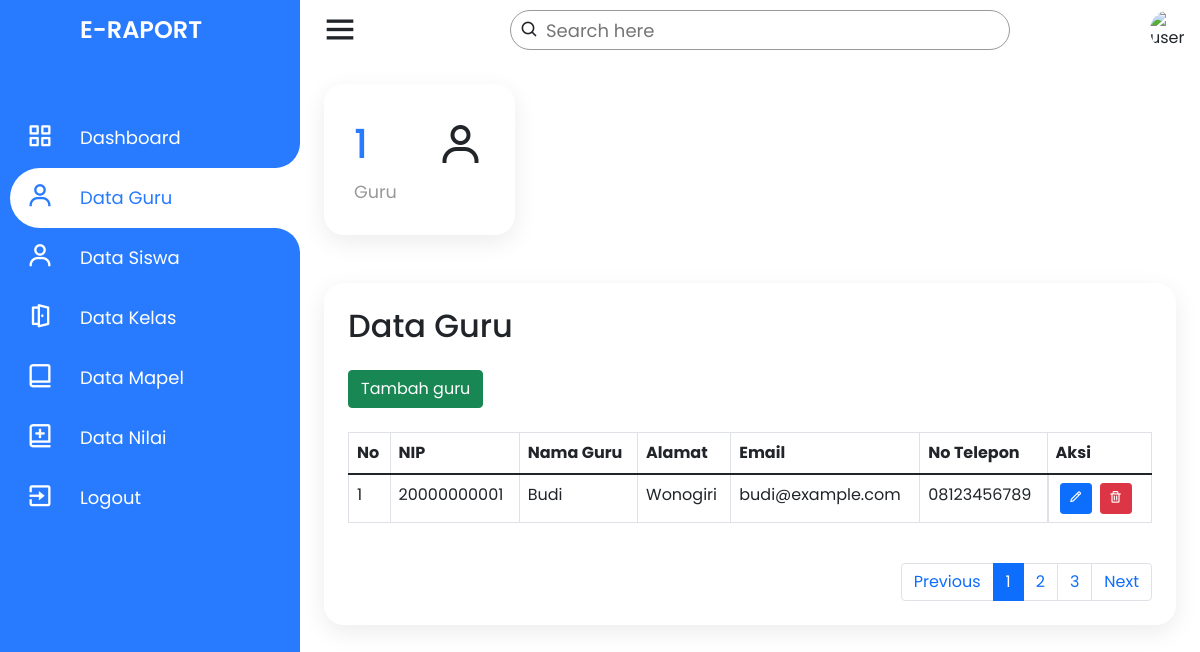
Before: /admin/data-guru.php with the older database file.
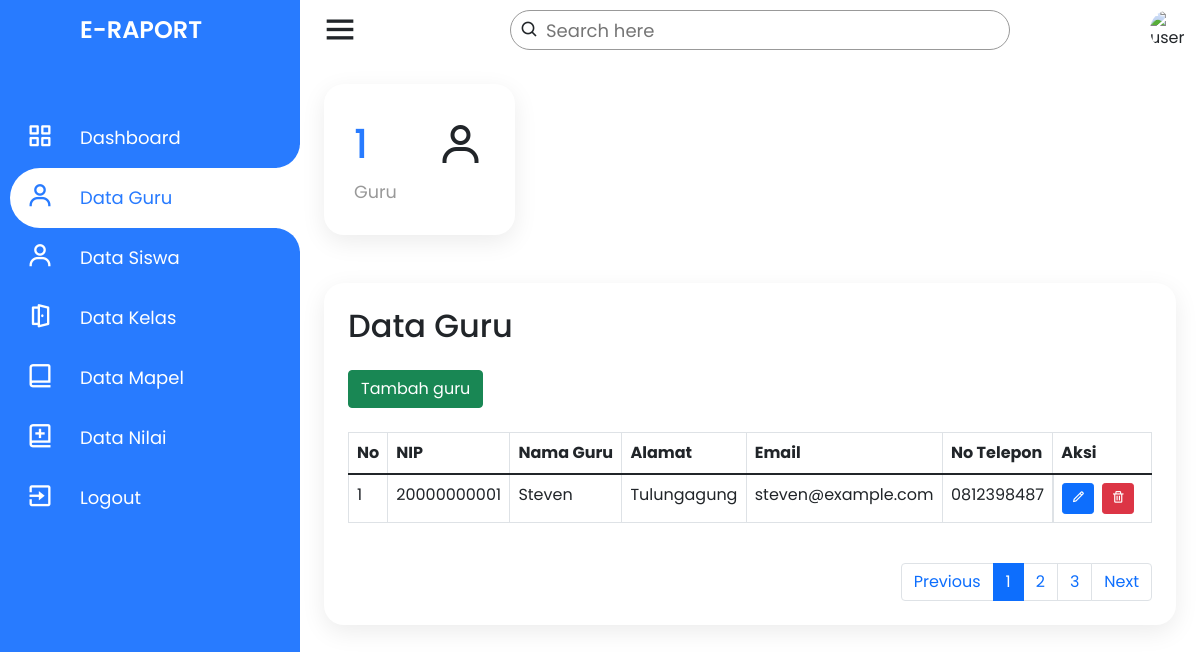
After: the same page with the newer database file.
### tables this page shows
CREATE TABLE `guru` (
  `nip` varchar(11) NOT NULL,
  `nama_guru` varchar(50) NOT NULL,
  `jenis_kelamin` enum('Laki-laki','Perempuan') NOT NULL,
  `alamat` text NOT NULL,
  `email` varchar(30) NOT NULL,
  `no_telp` varchar(14) NOT NULL,
  `agama` enum('Islam','Kristen','Katolik','Hindu','Budha','Konghuchu') NOT NULL,
  `status` varchar(20) NOT NULL,
  `tanggal_lahir` date NOT NULL,
  `password` varchar(20) NOT NULL,
  PRIMARY KEY (`nip`)
);

### admin/data-guru.php (the view, shortened to what this page needs)
<?php
require_once dirname(__FILE__) . '/../connection.php';
if (!isset($_GET['p'])) {
    $page_no = 1;
} else {
    $page_no = $_GET['p'];
}
$records_per_page = 30;
$offset = ($page_no - 1) * $records_per_page;
?>
<!DOCTYPE html>
<html lang="en" dir="ltr">
<head>
    <link rel="stylesheet" href="style.css">
    <link href='https://unpkg.com/boxicons@2.0.7/css/boxicons.min.css' rel='stylesheet'>
    <link href="https://cdn.jsdelivr.net/npm/bootstrap@5.1.3/dist/css/bootstrap.min.css" rel="stylesheet">
    <link rel="stylesheet" href="../assets/css/style.css">
</head>
<body>
    <div class="container">
        <div class="navigation">
            <ul>
                <li>
                    <a href="#">
                        <span class="icon"></span>
                        <h1 class="title">E-Raport</h1>
                    </a>
                </li>
                <li>
                    <a href="../index">
                        <span class="icon"><i class='bx bx-grid-alt'></i></span>
                        <span class="title">Dashboard</span>
                    </a>
                </li>
                <li class="hovered">
                    <a href="#">
                        <span class="icon"><i class='bx bx-user'></i></span>
                        <span class="title">Data Guru</span>
                    </a>
                </li>
                <li>
                    <a href="data-siswa">
                        <span class="icon"><i class='bx bx-user'></i></span>
                        <span class="title">Data Siswa</span>
                    </a>
                </li>
                <li>
                    <a href="data-kelas">
                        <span class="icon"><i class='bx bx-door-open'></i></span>
                        <span class="title">Data Kelas</span>
                    </a>
                </li>
                <li>
                    <a href="data-mapel">
                        <span class="icon"><i class='bx bx-book-alt'></i></span>
                        <span class="title">Data Mapel</span>
                    </a>
                </li>
                <li>
                    <a href="data-nilai">
                        <span class="icon"><i class='bx bx-book-add'></i></span>
                        <span class="title">Data Nilai</span>
                    </a>
                </li>
                <li>
                    <a href="../logout">
                        <span class="icon"><i class='bx bx-exit'></i></span>
                        <span class="title">Logout</span>
                    </a>
                </li>
            </ul>
        </div>
    </div>
    <div class="main">
        <div class="topbar">
            <div class="toggle">
                <i class='bx bx-menu'></i>
            </div>
            <div class="search">
                <label>
                    <input type="text" name="search" id="search" placeholder="Search here">
                    <i class='bx bx-search'></i>
                </label>
            </div>
            <div class="user">
                <img src="https://blogger.googleusercontent.com/img/a/AVvXsEiXyPi_rGT6jD0HngbJm7ynV-rF3rbepixGAznBNXQteWfrkWk1VvidfrFLeLr3E1slcwmf0jQ3ktsRI1Ga6xMOftHsDC1fbi9Oid8jOz0YX22jl6_i38Y5xbRuLrmoQm2O371YilOhD77YN1xeyibg4_B0qHWhOv24q9DoKzQokmiuruFKmPYKvX1zeA" alt="user">
            </div>
        </div>
        <div class="cardBox">
            <div class="card">
                <div>
                    <?php
                    $result_guru = $conn->query("SELECT * FROM guru LIMIT $records_per_page OFFSET $offset");
                    if ($result_guru && $result_guru->num_rows > 0) {
                        $result_jml = $conn->query("SELECT COUNT(*) AS total_guru FROM guru");
                        $jml = $result_jml->fetch_assoc();
                        echo "<div class='numbers'>${jml['total_guru']}</div>";
                    }
                    ?>
                    <div class="cardName">Guru</div>
                </div>
                <div class="iconBx">
                    <i class='bx bx-user'></i>
                </div>
            </div>
        </div>
        <div class="konten">
            <h2 class="konten_title">
                Data Guru
            </h2>
            <div class="konten_isi">
                <div class="konten_pengaturan">
                    <a href="tambah-data-guru"><button type="button" class="btn btn-success">Tambah
                            guru</button></a>
                </div>
                <div class="konten_table table-responsive">
                    <table class="table table-bordered">
                        <thead>
                            <tr>
                                <th>No</th>
                                <th>NIP</th>
                                <th>Nama Guru</th>
                                <th>Alamat</th>
                                <th>Email</th>
                                <th>No Telepon</th>
                                <th>Aksi</th>
                            </tr>
                        </thead>
                        <?php
                        $result_guru = $conn->query("SELECT * FROM guru");
                        if ($result_guru && $result_guru->num_rows > 0) {
                            $no = 1;
                            while ($row = $result_guru->fetch_assoc()) {
                                echo "
                                <tr>
                                    <td>$no</td>
                                    <td>${row['nip']}</td>
                                    <td>${row['nama_guru']}</td>
                                    <td>${row['alamat']}</td>
                                    <td>${row['email']}</td>
                                    <td>${row['no_telp']}</td>
                                    <td class='aksi'>
                                        <a href='ubah-data-guru?nip=${row['nip']}'><button type='button' data-bs-toggle='tooltip' class='btn btn-primary btn-sm' title='Ubah'><i class='bx bx-pencil'></i></button></a>
                                        <a href='hapus-data-guru?nip=${row['nip']}'><button type='button' data-bs-toggle='tooltip' class='btn btn-danger btn-sm' title='Hapus'><i class='bx bx-trash'></i></button></a>
                                    </td>
                                </tr>
                                ";
                                $no++;
                            }
                        }
                        ?>
                    </table>
                </div>
            </div>
            <div class="konten_nav">
                <nav aria-label="Page navigation example">
                    <ul class="pagination">
                        <li class="page-item"><a class="page-link" href="#">Previous</a></li>
                        <li class="page-item active"><a class="page-link" href="#">1</a></li>
                        <li class="page-item"><a class="page-link" href="#">2</a></li>
                        <li class="page-item"><a class="page-link" href="#">3</a></li>
                        <li class="page-item"><a class="page-link" href="#">Next</a></li>
                    </ul>
                </nav>
            </div>
        </div>
    </div>
</body>
</html>

Changed rows visible on the page:
changed guru id 20000000001: nama_guru "Budi" → "Steven"; alamat "Wonogiri" → "Tulungagung"; email "budi@example.com" → "steven@example.com"; no_telp "08123456789" → "0812398487"
